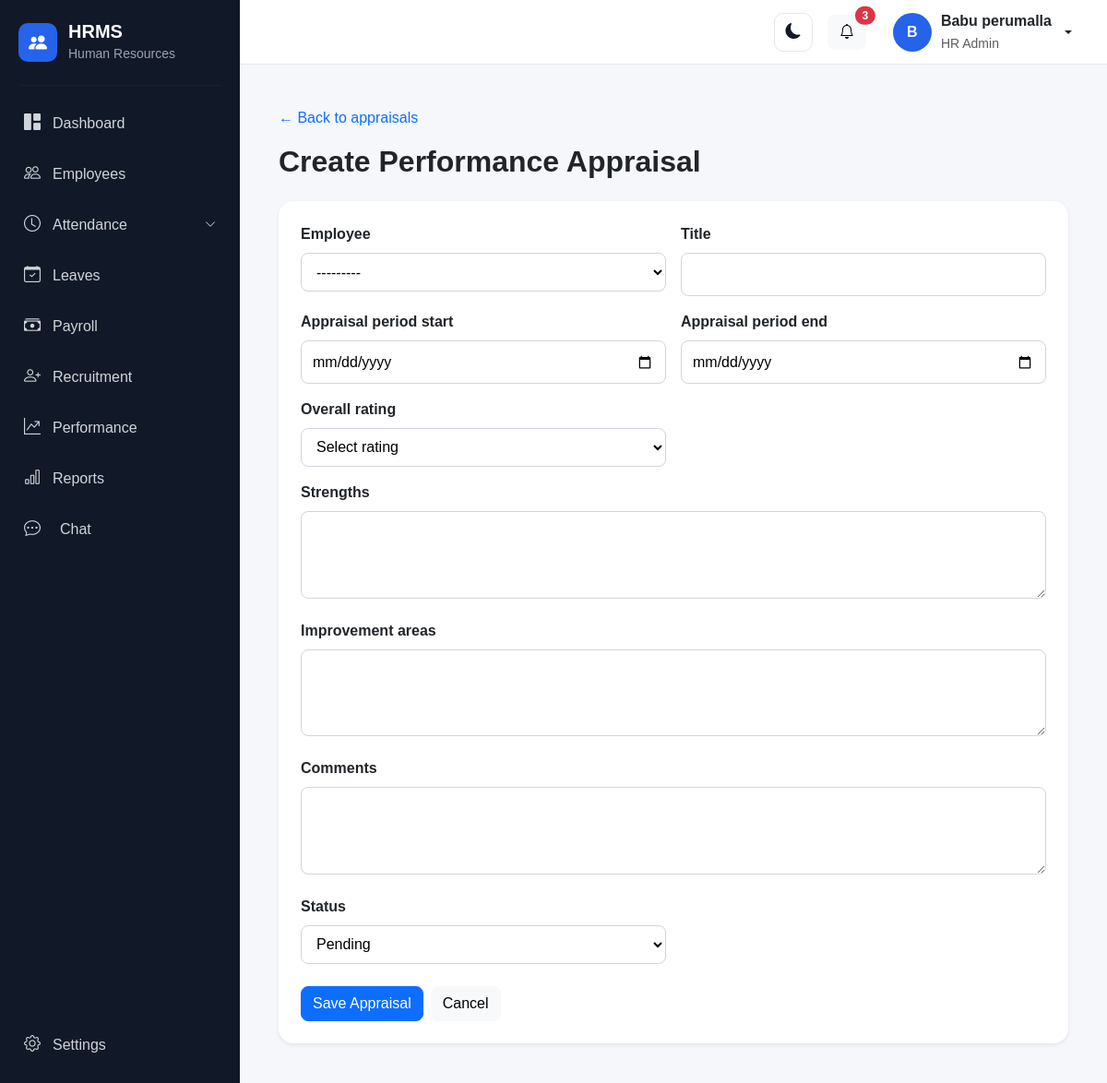
Screenshot of /performance/appraisals/create/ (signed in) with the database file from the repository.
### account/models.py (models this page shows, shortened)
class User(AbstractUser):
    class Role(models.TextChoices):
        SUPER_ADMIN = "SUPER_ADMIN", "Super Admin"
        HR_ADMIN = "HR_ADMIN", "HR Admin"
        MANAGER = "MANAGER", "Manager"
        EMPLOYEE = "EMPLOYEE", "Employee"
        RECRUITER = "RECRUITER", "Recruiter"
        PAYROLL_ADMIN = "PAYROLL_ADMIN", "Payroll Admin"
    objects = HRMSUserManager()
    role = models.CharField(
        max_length=30,
        choices=Role.choices,
        default=Role.EMPLOYEE,
    )
    phone = models.CharField(
        max_length=15,
        blank=True,
        null=True,
    )
    profile_picture = models.ImageField(
        upload_to="profile_pictures/",
        blank=True,
        null=True,
    )
    must_change_password = models.BooleanField(
        default=False,
        help_text="If enabled, the user must change their password after logging in.",
    )

### employees/models.py (models this page shows)
class Employee(models.Model):
    class Role(models.TextChoices):
        EMPLOYEE = "EMPLOYEE", "Employee"
        MANAGER = "MANAGER", "Manager"
        HR_ADMIN = "HR_ADMIN", "HR Admin"
        SUPER_ADMIN = "SUPER_ADMIN", "Super Admin"
    class Gender(models.TextChoices):
        MALE = "MALE", "Male"
        FEMALE = "FEMALE", "Female"
        OTHER = "OTHER", "Other"
    class EmploymentType(models.TextChoices):
        FULL_TIME = "FULL_TIME", "Full Time"
        PART_TIME = "PART_TIME", "Part Time"
        CONTRACT = "CONTRACT", "Contract"
        INTERN = "INTERN", "Intern"
    class EmploymentStatus(models.TextChoices):
        ACTIVE = "ACTIVE", "Active"
        BENCH = "BENCH", "Bench"
        ON_LEAVE = "ON_LEAVE", "On Leave"
        RESIGNED = "RESIGNED", "Resigned"
        TERMINATED = "TERMINATED", "Terminated"
        RETIRED = "RETIRED", "Retired"
    class WorkArrangement(models.TextChoices):
        ONSITE = "ONSITE", "Onsite"
        REMOTE = "REMOTE", "Remote"
        HYBRID = "HYBRID", "Hybrid"
        CLIENT_SITE = "CLIENT_SITE", "Client Site"
    user = models.OneToOneField(
        settings.AUTH_USER_MODEL,
        on_delete=models.SET_NULL,
        null=True,
        blank=True,
        related_name="employee_profile",
    )
    role = models.CharField(
        max_length=20,
        choices=Role.choices,
        default=Role.EMPLOYEE,
    )
    work_arrangement = models.CharField(
        max_length=20,
        choices=WorkArrangement.choices,
        default=WorkArrangement.ONSITE,
    )
    employee_id = models.CharField(
        max_length=20,
        unique=True,
    )
    first_name = models.CharField(
        max_length=100,
    )
    middle_name = models.CharField(
        max_length=100,
        blank=True,
    )
    last_name = models.CharField(
        max_length=100,
    )
    date_of_birth = models.DateField(
        null=True,
        blank=True,
    )
    gender = models.CharField(
        max_length=20,
        choices=Gender.choices,
        blank=True,
    )
    email = models.EmailField(
        blank=True,
    )
    phone = models.CharField(
        max_length=20,
        blank=True,
    )
    alternate_phone = models.CharField(
        max_length=20,
        blank=True,
    )
    address = models.TextField(
        blank=True,
    )
    city = models.CharField(
        max_length=100,
        blank=True,
    )
    state = models.CharField(
        max_length=100,
        blank=True,
    )
    country = models.CharField(
        max_length=100,
        default="India",
    )
    postal_code = models.CharField(
        max_length=20,
        blank=True,
    )
    company = models.ForeignKey(
        "organization.Company",
        on_delete=models.PROTECT,
        related_name="employees",
        null=True,
        blank=True
    )
    department = models.ForeignKey(
        "organization.Department",
        on_delete=models.PROTECT,
        related_name="employees",
        null=True,
        blank=True,
    )
    designation = models.ForeignKey(
        "organization.Designation",
        on_delete=models.PROTECT,
        related_name="employees",
        null=True,
        blank=True,
    )
    branch = models.ForeignKey(
        "organization.Branch",
        on_delete=models.PROTECT,
        related_name="employees",
        null=True,
        blank=True,
    )
    work_location = models.ForeignKey(
        "organization.WorkLocation",
        on_delete=models.PROTECT,
        related_name="employees",
        null=True,
        blank=True,
    )
    employment_type = models.CharField(
        max_length=20,
        choices=EmploymentType.choices,
        default=EmploymentType.FULL_TIME,
    )
    employment_status = models.CharField(
        max_length=20,
        choices=EmploymentStatus.choices,
        default=EmploymentStatus.ACTIVE,
    )
    joining_date = models.DateField()
    confirmation_date = models.DateField(
        null=True,
        blank=True,
    )
    resignation_date = models.DateField(
        null=True,
        blank=True,
    )
    termination_date = models.DateField(
        null=True,
        blank=True,
    )
    reporting_manager = models.ForeignKey(
        "self",
        on_delete=models.SET_NULL,
        null=True,
        blank=True,
        related_name="team_members",
    )
    profile_photo = models.ImageField(
        upload_to="employees/profile/",
        blank=True,
        null=True,
    )
    created_at = models.DateTimeField(
        auto_now_add=True,
    )
    updated_at = models.DateTimeField(
        auto_now=True,
    )
    class Meta:
        ordering = ["first_name", "last_name"]
    def __str__(self):
        return f"{self.employee_id} - {self.get_full_name()}"
    def get_full_name(self):
        return " ".join(
            filter(
                None,
                [
                    self.first_name,
                    self.middle_name,
                    self.last_name,
                ],
            )
        )

### performance/views.py (the view, shortened to what this page needs)
# urls.py: path("appraisals/create/", views.appraisal_create, name="appraisal_create"),
@login_required
@hr_or_manager_required
def appraisal_create(request):
    form = PerformanceAppraisalForm(request.POST or None)
    return render(
        request,
        "performance/appraisal_form.html",
        {
            "form": form,
            "page_title": "Create Performance Appraisal",
        },
    )

### templates/performance/appraisal_form.html (shortened to what this page needs)
{% extends "base.html" %}
{% block content %}
<div class="container py-3" style="max-width:900px">
  <a href="{% url 'performance:appraisal_list' %}" class="text-decoration-none">← Back to appraisals</a>
  <h2 class="fw-bold mt-3 mb-4">{{ page_title }}</h2>
  <form method="post" class="card border-0 shadow-sm rounded-4">
    <div class="card-body p-4">
      <div class="row g-3">
        {% for field in form %}
        <div class="{% if field.name == 'strengths' or field.name == 'improvement_areas' or field.name == 'comments' %}col-12{% else %}col-md-6{% endif %}">
          <label class="form-label fw-semibold" for="{{ field.id_for_label }}">{{ field.label }}</label>
          {{ field }}
        </div>
        {% endfor %}
      </div>
      <div class="d-flex gap-2 mt-4">
        <button type="submit" class="btn btn-primary">Save Appraisal</button>
        <a href="{% url 'performance:appraisal_list' %}" class="btn btn-light">Cancel</a>
      </div>
    </div>
  </form>
</div>
{% endblock %}

### templates/base.html (shortened to what this page needs)
{% load static %}
<!DOCTYPE html>
<html lang="en">
<head>
    <link href="https://cdn.jsdelivr.net/npm/bootstrap@5.3.3/dist/css/bootstrap.min.css" rel="stylesheet">
    <link rel="stylesheet" href="https://cdn.jsdelivr.net/npm/bootstrap-icons@1.11.3/font/bootstrap-icons.min.css">
    <link rel="stylesheet" href="{% static 'css/style.css' %}">
</head>
<body>
    <div class="d-flex min-vh-100">
        <aside class="sidebar" id="sidebar">
            <div class="sidebar-brand">
                <div class="brand-icon">
                    <i class="bi bi-people-fill"></i>
                </div>
                <div>
                    <h5 class="mb-0">
                        HRMS
                    </h5>
                    <small>
                        Human Resources
                    </small>
                </div>
            </div>
            <hr>
            <nav class="sidebar-menu">
                <a href="{% url 'dashboard' %}" class="sidebar-link">
                    <i class="bi bi-grid-1x2-fill"></i>
                    <span>
                        Dashboard
                    </span>
                </a>
                <a href="{% url 'employee_list' %}" class="sidebar-link">
                    <i class="bi bi-people"></i>
                    <span>
                        Employees
                    </span>
                </a>
                <a class="sidebar-link" data-bs-toggle="collapse" href="#attendanceMenu"
                    role="button" aria-expanded="false" aria-controls="attendanceMenu">
                    <i class="bi bi-clock"></i>
                    <span class="flex-grow-1">
                        Attendance
                    </span>
                    <i class="bi bi-chevron-down organization-arrow"></i>
                </a>
                <a href="{% url 'leave_dashboard' %}" class="sidebar-link">
                    <i class="bi bi-calendar-check"></i>
                    <span>
                        Leaves
                    </span>
                </a>
                <a href="{% url 'payroll:payroll_dashboard' %}" class="sidebar-link">
                    <i class="bi bi-cash-stack"></i>
                    <span>
                        Payroll
                    </span>
                </a>
                {% if user.role == "HR_ADMIN" %}
                <a href="{% url 'recruitment:dashboard' %}" class="sidebar-link">
                    <i class="bi bi-person-plus"></i>
                    <span>
                        Recruitment
                    </span>
                </a>
                {% endif %}
                <a href="{% url 'performance:dashboard' %}" class="sidebar-link">
                    <i class="bi bi-graph-up-arrow"></i>
                    <span>
                        Performance
                    </span>
                </a>
                {% if user.role == "HR_ADMIN" or user.role == "SUPER_ADMIN" %}
                <a href="{% url 'reports:dashboard' %}" class="sidebar-link">
                    <i class="bi bi-bar-chart"></i>
                    <span>
                        Reports
                    </span>
                </a>
                {% endif %}
                <a href="{% url 'chat:home' %}"
                    class="sidebar-link {% if request.resolver_match.namespace == 'chat' %}active{% endif %}">
                    <i class="bi bi-chat-dots me-2"></i>
                    <span>Chat</span>
                </a>
            </nav>
            <div class="sidebar-bottom">
                <a href="{% url 'settings' %}" class="sidebar-link">
                    <i class="bi bi-gear"></i>
                    <span>
                        Settings
                    </span>
                </a>
            </div>
        </aside>
        <div class="main-wrapper">
            <nav class="top-navbar">
                <div class="ms-auto d-flex align-items-center gap-3">
                    <button type="button" class="btn theme-toggle" id="themeToggle" aria-label="Switch to dark mode"
                        title="Switch to dark mode">
                        <i class="bi bi-moon-fill" id="themeToggleIcon"></i>
                    </button>
                    <button type="button" class="btn btn-light position-relative">
                        <i class="bi bi-bell"></i>
                        <span class="position-absolute top-0 start-100 translate-middle badge rounded-pill bg-danger">
                            3
                        </span>
                    </button>
                    <div class="dropdown">
                        <button type="button" class="btn user-menu dropdown-toggle" data-bs-toggle="dropdown">
                            <div class="user-avatar overflow-hidden d-flex align-items-center justify-content-center"
                                 style="width:42px; height:42px; min-width:42px; border-radius:50%;">
                                {% if user.employee_profile.profile_photo %}
                                    <img src="{{ user.employee_profile.profile_photo.url }}"
                                         alt="{{ user.get_full_name|default:user.username }}"
                                         style="width:100%; height:100%; object-fit:cover; border-radius:50%;">
                                {% elif user.profile_picture %}
                                    <img src="{{ user.profile_picture.url }}"
                                         alt="{{ user.get_full_name|default:user.username }}"
                                         style="width:100%; height:100%; object-fit:cover; border-radius:50%;">
                                {% else %}
                                    {{ user.first_name|first|default:user.username|first|upper }}
                                {% endif %}
                            </div>
                            <div class="d-none d-md-block text-start">
                                <div class="fw-semibold">
                                    {{ user.get_full_name|default:user.username }}
                                </div>
                                <small class="text-muted">
                                    {{ user.get_role_display }}
                                </small>
                            </div>
                        </button>
                    </div>
                </div>
            </nav>
            <main class="content-area">
                {% block content %}
                {% endblock %}
            </main>
        </div>
    </div>
</body>
</html>

### rows the page displays
User: first_name|first "B", get_full_name "Babu perumalla", role "HR Admin"
Employee: form "---------"

### other values shown
{{ page_title }} "Create Performance Appraisal"
{{ field.label }} "Employee" "Title" "Appraisal period start" "Appraisal period end" "Overall rating" "Strengths" "Improvement areas" "Comments" "Status"
